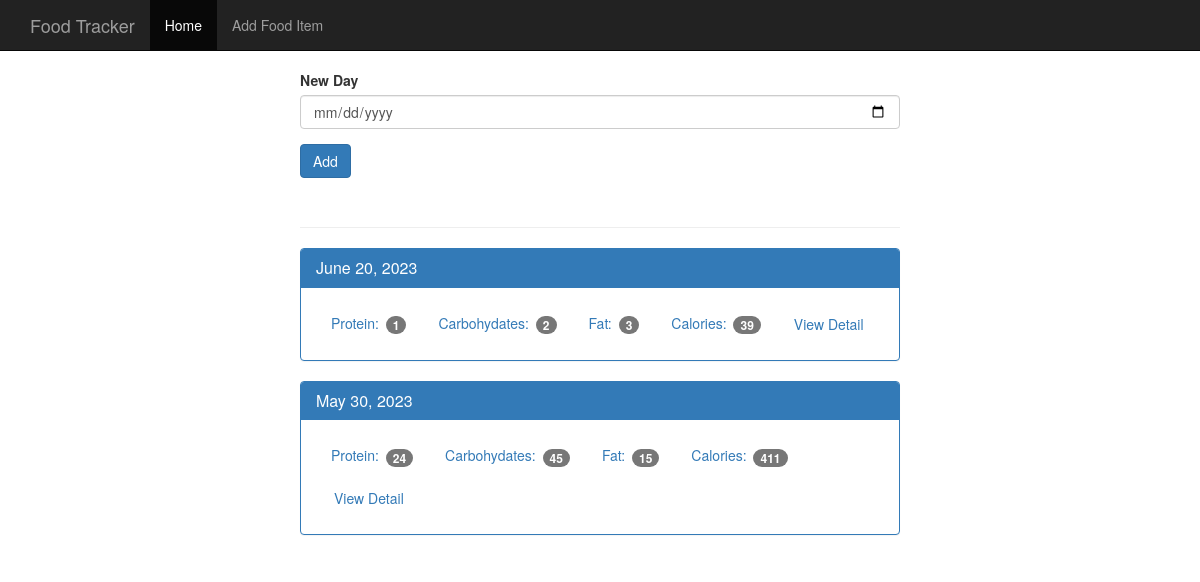
Before: / with the older database file.
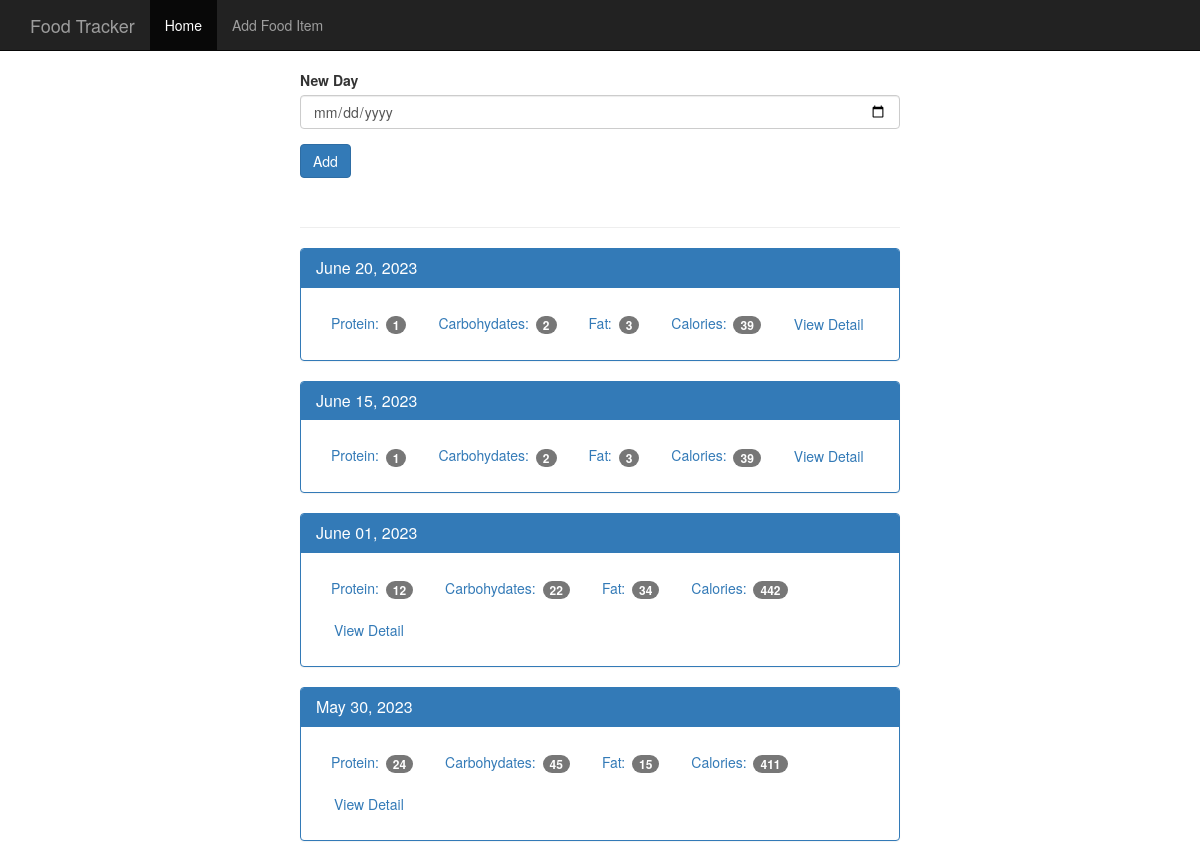
After: the same page with the newer database file.
### tables this page shows
CREATE TABLE log_date (
    id integer primary key autoincrement,
    entry_date date not null
);

### app.py (the view)
@app.route('/', methods=['POST', 'GET'])
def index():
    db = get_db()
    if request.method == 'POST':
        date = request.form['date'] #assuming the date is in YYYY-MM-DD format
        dt = datetime.strptime(date, '%Y-%m-%d')
        database_date = datetime.strftime(dt, '%Y%m%d')
        db.execute('insert into log_date (entry_date) values (?)', [database_date])
        db.commit()
    cur = db.execute('select log_date.entry_date, sum(food.protein) as protein, sum(food.carbohydrates) as carbohydrates, sum(food.fat) as fat, sum(food.calories) as calories from log_date left join food_date on food_date.log_date_id = log_date.id left join food on food.id = food_date.food_id group by log_date.id order by log_date.entry_date desc')
    results = cur.fetchall()
    date_results = []
    for i in results:
        single_date = {}
        single_date['entry_date'] = i['entry_date']
        single_date['protein'] = i['protein']
        single_date['carbohydrates'] = i['carbohydrates']
        single_date['fat'] = i['fat']
        single_date['calories'] = i['calories']
        d = datetime.strptime(str(i['entry_date']), '%Y%m%d')
        single_date['pretty_date'] = datetime.strftime(d, '%B %d, %Y')
        date_results.append(single_date)
    return render_template('home.html', results=date_results)

### app.py (called while the page is built)
def connect_db():
    sql = sqlite3.connect('food_log.db')
    sql.row_factory = sqlite3.Row
    return sql

def get_db():
    if not hasattr(g, 'sqlite_db'):
        g.sqlite_db = connect_db()
    return g.sqlite_db

### templates/home.html (shortened to what this page needs)
<!DOCTYPE html>
<html lang="en">
  <head>
    <link href="{{ url_for('static', filename='bootstrap.min.css') }}" rel="stylesheet">
    <link href="{{ url_for('static', filename='theme.css') }}" rel="stylesheet">
  </head>
  <body>
    <nav class="navbar navbar-inverse navbar-fixed-top">
      <div class="container">
        <div class="navbar-header">
          <a class="navbar-brand" href="{{ url_for('index') }}">Food Tracker</a>
        </div>
        <div id="navbar" class="navbar-collapse collapse">
          <ul class="nav navbar-nav">
            <li class="active"><a href="{{ url_for('index') }}">Home</a></li>
            <li><a href="{{ url_for('food') }}">Add Food Item</a></li>
          </ul>
        </div>
      </div>
    </nav>
    <div class="container theme-showcase col-sm-6 col-sm-offset-3" role="main">
      <div class="row">
        <div>
          <form method="POST" action="/">
            <div class="form-group">
              <label for="new-day">New Day</label>
              <input type="date" class="form-control" name="date" id="new-day">
            </div>
            <button type="submit" class="btn btn-primary">Add</button>
          </form>
          <div class="page-header"></div>
          {% for r in results %}
          <div class="panel panel-primary">
            <div class="panel-heading">
              <h3 class="panel-title">{{ r.pretty_date }}</h3>
            </div>
            <div class="panel-body">
              <ul class="nav nav-pills" role="tablist">
                <li><a>Protein: <span class="badge">{{ r.protein }}</span></a></li>
                <li><a>Carbohydates: <span class="badge">{{ r.carbohydrates }}</span></a></li>
                <li><a>Fat: <span class="badge">{{ r.fat }}</span></a></li>
                <li><a>Calories: <span class="badge">{{ r.calories }}</span></a></li>
                <li><a href="{{ url_for('view', date=r.entry_date) }}" type="button" class="btn btn-link">View Detail</a></li>
              </ul>
            </div>
          </div>
          {% endfor %}
        </div>
      </div>
    </div>
  </body>
</html>

Changed rows visible on the page:
added log_date: pretty_date "June 15, 2023", protein "1", carbohydrates "2", fat "3", calories "39"
added log_date: pretty_date "June 01, 2023", protein "12", carbohydrates "22", fat "34", calories "442"
